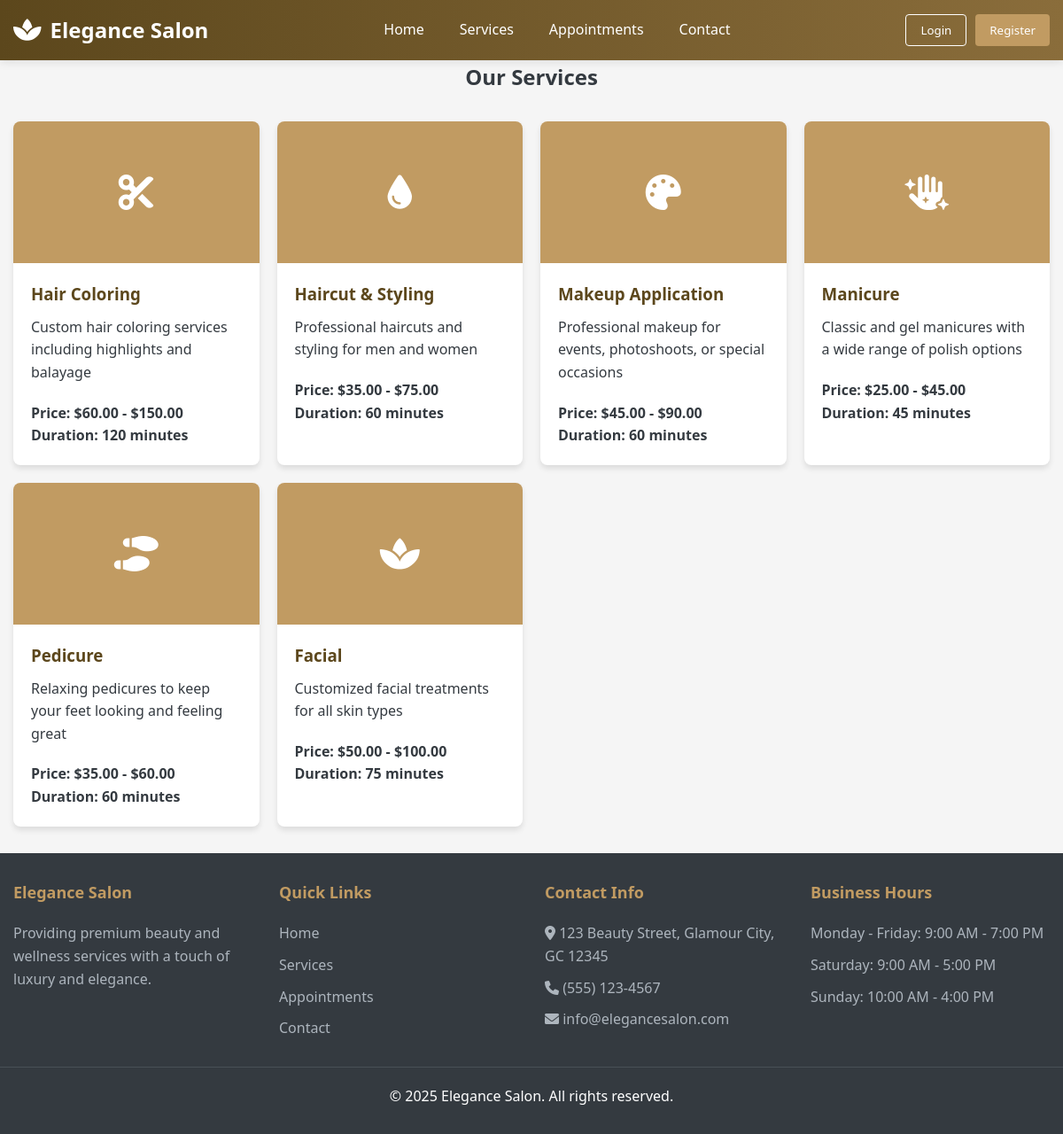
/?page=services, run on the app's committed database.
### tables this page shows
CREATE TABLE IF NOT EXISTS services (
    id INT AUTO_INCREMENT PRIMARY KEY,
    name VARCHAR(100) NOT NULL,
    description TEXT,
    duration INT,  
    price_min DECIMAL(10,2),
    price_max DECIMAL(10,2),
    category VARCHAR(50),
    created_at TIMESTAMP DEFAULT CURRENT_TIMESTAMP
);

### config.php (called while the page is built, shortened)
<?php
function is_logged_in() {
    return isset($_SESSION['user_id']) && !empty($_SESSION['user_id']);
}
?>

### services-content.php (the view)
<section class="page">
    <h2 class="text-center mb-20">Our Services</h2>
    <div class="services">
        <?php
        $sql = "SELECT * FROM services ORDER BY category, name";
        $result = $conn->query($sql);
        $icons = [
            'Hair Services' => ['fa-cut', 'fa-tint'],
            'Nail Services' => ['fa-hand-sparkles', 'fa-shoe-prints'],
            'Skin Care' => ['fa-spa'],
            'Makeup' => ['fa-palette']
        ];
        $icon_index = [];
        while ($service = $result->fetch_assoc()):
            if (!isset($icon_index[$service['category']])) {
                $icon_index[$service['category']] = 0;
            }
            $category_icons = isset($icons[$service['category']]) ? $icons[$service['category']] : ['fa-star'];
            $icon = $category_icons[$icon_index[$service['category']] % count($category_icons)];
            $icon_index[$service['category']]++;
        ?>
        <div class="service-card">
            <div class="service-img">
                <i class="fas <?php echo $icon; ?>"></i>
            </div>
            <div class="service-content">
                <h3><?php echo htmlspecialchars($service['name']); ?></h3>
                <p><?php echo htmlspecialchars($service['description']); ?></p>
                <p class="mt-20">
                    <strong>Price: $<?php echo number_format($service['price_min'], 2); ?> - $<?php echo number_format($service['price_max'], 2); ?></strong>
                </p>
                <p><strong>Duration: <?php echo $service['duration']; ?> minutes</strong></p>
            </div>
        </div>
        <?php endwhile; ?>
    </div>
</section>

### index.php (shortened to what this page needs)
<?php
require_once 'config.php';
$page = isset($_GET['page']) ? $_GET['page'] : 'home';
?>
<!DOCTYPE html>
<html lang="en">
<head>
    <link rel="stylesheet" href="https://cdnjs.cloudflare.com/ajax/libs/font-awesome/6.0.0/css/all.min.css">
    <link rel="stylesheet" href="style.css">
</head>
<body>
    <header>
        <div class="container header-container">
            <div class="logo">
                <i class="fas fa-spa"></i>
                <h1>Elegance Salon</h1>
            </div>
            <nav>
                <ul>
                    <li><a href="?page=home" class="nav-link <?php echo $page == 'home' ? 'active' : ''; ?>">Home</a></li>
                    <li><a href="?page=services" class="nav-link <?php echo $page == 'services' ? 'active' : ''; ?>">Services</a></li>
                    <li><a href="?page=appointments" class="nav-link <?php echo $page == 'appointments' ? 'active' : ''; ?>">Appointments</a></li>
                    <li><a href="?page=contact" class="nav-link <?php echo $page == 'contact' ? 'active' : ''; ?>">Contact</a></li>
                </ul>
            </nav>
            <div class="auth-buttons">
                <?php if (is_logged_in()): ?>
                    <span style="color: white; margin-right: 15px;">Welcome, <?php echo htmlspecialchars($_SESSION['user_name']); ?></span>
                    <?php if (is_admin()): ?>
                        <a href="admin-dashboard.php" class="btn btn-outline">Dashboard</a>
                    <?php else: ?>
                        <a href="user-dashboard.php" class="btn btn-outline">Dashboard</a>
                    <?php endif; ?>
                    <a href="?logout=1" class="btn btn-primary">Logout</a>
                <?php else: ?>
                    <button class="btn btn-outline" onclick="showModal('loginModal')">Login</button>
                    <button class="btn btn-primary" onclick="showModal('registerModal')">Register</button>
                <?php endif; ?>
            </div>
        </div>
    </header>
    <main class="container">
        <?php
        switch($page) {
            case 'services':
                include 'services-content.php';
                break;
        }
        ?>
    </main>
    <footer>
        <div class="container footer-content">
            <div class="footer-section">
                <h3>Elegance Salon</h3>
                <p>Providing premium beauty and wellness services with a touch of luxury and elegance.</p>
            </div>
            <div class="footer-section">
                <h3>Quick Links</h3>
                <a href="?page=home">Home</a>
                <a href="?page=services">Services</a>
                <a href="?page=appointments">Appointments</a>
                <a href="?page=contact">Contact</a>
            </div>
            <div class="footer-section">
                <h3>Contact Info</h3>
                <p><i class="fas fa-map-marker-alt"></i> 123 Beauty Street, Glamour City, GC 12345</p>
                <p><i class="fas fa-phone"></i> (555) 123-4567</p>
                <p><i class="fas fa-envelope"></i> info@elegancesalon.com</p>
            </div>
            <div class="footer-section">
                <h3>Business Hours</h3>
                <p>Monday - Friday: 9:00 AM - 7:00 PM</p>
                <p>Saturday: 9:00 AM - 5:00 PM</p>
                <p>Sunday: 10:00 AM - 4:00 PM</p>
            </div>
        </div>
        <div class="container footer-bottom">
            <p>&copy; 2025 Elegance Salon. All rights reserved.</p>
        </div>
    </footer>
</body>
</html>

### style.css (style rules this page uses)
:root { --primary: #8a6d3b; --primary-light: #c19b62; --primary-dark: #5c471c; --secondary: #f8f9fa; --dark: #343a40; --light: #f8f9fa; --success: #28a745; --danger: #dc3545; --warning: #ffc107; --info: #17a2b8; --gray: #6c757d; --light-gray: #e9ecef; }
* { margin: 0; padding: 0; box-sizing: border-box; font-family: 'Segoe UI', Tahoma, Geneva, Verdana, sans-serif; }
body { background-color: #f5f5f5; color: var(--dark); line-height: 1.6; }
.container { width: 100%; max-width: 1200px; margin: 0 auto; padding: 0 15px; }
header { background: linear-gradient(to right, var(--primary-dark), var(--primary)); color: white; padding: 15px 0; box-shadow: 0 2px 10px rgba(0,0,0,0.1); }
.header-container { display: flex; justify-content: space-between; align-items: center; }
.logo { display: flex; align-items: center; gap: 10px; }
.logo i { font-size: 28px; }
.logo h1 { font-size: 24px; font-weight: 600; }
nav ul { display: flex; list-style: none; gap: 20px; }
nav a { color: white; text-decoration: none; font-weight: 500; transition: color 0.3s; padding: 5px 10px; border-radius: 4px; }
.auth-buttons { display: flex; gap: 10px; }
.btn { padding: 8px 16px; border-radius: 4px; border: none; cursor: pointer; font-weight: 500; transition: all 0.3s; }
.btn-primary { background-color: var(--primary-light); color: white; }
.btn-outline { background-color: transparent; border: 1px solid white; color: white; }
main { min-height: calc(100vh - 140px); padding: 30px 0; }
.page { animation: fadeIn 0.5s ease-in-out; }
.services { display: grid; grid-template-columns: repeat(auto-fit, minmax(250px, 1fr)); gap: 20px; margin: 30px 0; }
.service-card { background-color: white; border-radius: 8px; overflow: hidden; box-shadow: 0 4px 6px rgba(0,0,0,0.1); transition: transform 0.3s; }
.service-img { height: 160px; background-color: var(--primary-light); display: flex; align-items: center; justify-content: center; color: white; font-size: 40px; }
.service-content { padding: 20px; }
.service-content h3 { margin-bottom: 10px; color: var(--primary-dark); }
footer { background-color: var(--dark); color: white; padding: 30px 0; }
.footer-content { display: grid; grid-template-columns: repeat(auto-fit, minmax(250px, 1fr)); gap: 30px; }
.footer-section h3 { margin-bottom: 20px; font-size: 18px; color: var(--primary-light); }
.footer-section p, .footer-section a { color: #adb5bd; margin-bottom: 10px; display: block; text-decoration: none; }
.footer-bottom { text-align: center; padding-top: 20px; margin-top: 20px; border-top: 1px solid #495057; }
.text-center { text-align: center; }
.mb-20 { margin-bottom: 20px; }
.mt-20 { margin-top: 20px; }

### data on the page
services: name "Hair Coloring", description "Custom hair coloring services including highlights and balayage", price_min "60.00", price_max "150.00", duration "120"
services: name "Haircut & Styling", description "Professional haircuts and styling for men and women", price_min "35.00", price_max "75.00", duration "60"
services: name "Makeup Application", description "Professional makeup for events, photoshoots, or special occasions", price_min "45.00", price_max "90.00", duration "60"
services: name "Manicure", description "Classic and gel manicures with a wide range of polish options", price_min "25.00", price_max "45.00", duration "45"
services: name "Pedicure", description "Relaxing pedicures to keep your feet looking and feeling great", price_min "35.00", price_max "60.00", duration "60"
services: name "Facial", description "Customized facial treatments for all skin types", price_min "50.00", price_max "100.00", duration "75"
